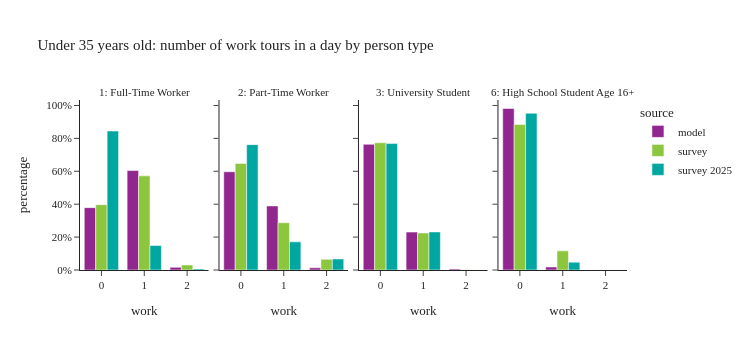

Source (notebook cell):
### Code cell
plot_work_tour_ptype(per_data[(per_data['ptype'].isin(worker_ptype)) & (per_data['age']<=35)],"Under 35 years old: number of work tours in a day by person type")

### Figure 1 — Plotly figure (JSON) as saved in the notebook; plotly's stock layout.template omitted (floating-point values rounded to 4 significant figures)
{"data": [{"alignmentgroup": "True", "customdata": [[264668], [422173], [11504]], "hovertemplate": "source=model<br>ptype_label=1: Full-Time Worker<br>work=%{x}<br>percentage=%{y}<br>sample_size=%{customdata[0]}<extra></extra>", "legendgroup": "model", "marker": {"color": "#91268F", "pattern": {"shape": ""}}, "name": "model", "offsetgroup": "model", "orientation": "v", "showlegend": true, "textposition": "auto", "type": "bar", "x": [0.0, 1.0, 2.0], "xaxis": "x", "y": [0.379, 0.6045, 0.01647], "yaxis": "y"}, {"alignmentgroup": "True", "customdata": [[72649], [47357], [1650]], "hovertemplate": "source=model<br>ptype_label=2: Part-Time Worker<br>work=%{x}<br>percentage=%{y}<br>sample_size=%{customdata[0]}<extra></extra>", "legendgroup": "model", "marker": {"color": "#91268F", "pattern": {"shape": ""}}, "name": "model", "offsetgroup": "model", "orientation": "v", "showlegend": false, "textposition": "auto", "type": "bar", "x": [0.0, 1.0, 2.0], "xaxis": "x2", "y": [0.5972, 0.3893, 0.01356], "yaxis": "y2"}, {"alignmentgroup": "True", "customdata": [[103171], [31097], [795]], "hovertemplate": "source=model<br>ptype_label=3: University Student<br>work=%{x}<br>percentage=%{y}<br>sample_size=%{customdata[0]}<extra></extra>", "legendgroup": "model", "marker": {"color": "#91268F", "pattern": {"shape": ""}}, "name": "model", "offsetgroup": "model", "orientation": "v", "showlegend": false, "textposition": "auto", "type": "bar", "x": [0.0, 1.0, 2.0], "xaxis": "x3", "y": [0.7639, 0.2302, 0.005886], "yaxis": "y3"}, {"alignmentgroup": "True", "customdata": [[125186], [2349]], "hovertemplate": "source=model<br>ptype_label=6: High School Student Age 16+<br>work=%{x}<br>percentage=%{y}<br>sample_size=%{customdata[0]}<extra></extra>", "legendgroup": "model", "marker": {"color": "#91268F", "pattern": {"shape": ""}}, "name": "model", "offsetgroup": "model", "orientation": "v", "showlegend": false, "textposition": "auto", "type": "bar", "x": [0.0, 1.0], "xaxis": "x4", "y": [0.9816, 0.01842], "yaxis": "y4"}, {"alignmentgroup": "True", "customdata": [[614], [577], [17]], "hovertemplate": "source=survey<br>ptype_label=1: Full-Time Worker<br>work=%{x}<br>percentage=%{y}<br>sample_size=%{customdata[0]}<extra></extra>", "legendgroup": "survey", "marker": {"color": "#8CC63E", "pattern": {"shape": ""}}, "name": "survey", "offsetgroup": "survey", "orientation": "v", "showlegend": true, "textposition": "auto", "type": "bar", "x": [0.0, 1.0, 2.0], "xaxis": "x", "y": [0.3973, 0.5722, 0.03057], "yaxis": "y"}, {"alignmentgroup": "True", "customdata": [[138], [56], [4]], "hovertemplate": "source=survey<br>ptype_label=2: Part-Time Worker<br>work=%{x}<br>percentage=%{y}<br>sample_size=%{customdata[0]}<extra></extra>", "legendgroup": "survey", "marker": {"color": "#8CC63E", "pattern": {"shape": ""}}, "name": "survey", "offsetgroup": "survey", "orientation": "v", "showlegend": false, "textposition": "auto", "type": "bar", "x": [0.0, 1.0, 2.0], "xaxis": "x2", "y": [0.6479, 0.2873, 0.06485], "yaxis": "y2"}, {"alignmentgroup": "True", "customdata": [[227], [53], [1]], "hovertemplate": "source=survey<br>ptype_label=3: University Student<br>work=%{x}<br>percentage=%{y}<br>sample_size=%{customdata[0]}<extra></extra>", "legendgroup": "survey", "marker": {"color": "#8CC63E", "pattern": {"shape": ""}}, "name": "survey", "offsetgroup": "survey", "orientation": "v", "showlegend": false, "textposition": "auto", "type": "bar", "x": [0.0, 1.0, 2.0], "xaxis": "x3", "y": [0.7737, 0.2249, 0.001385], "yaxis": "y3"}, {"alignmentgroup": "True", "customdata": [[86], [5]], "hovertemplate": "source=survey<br>ptype_label=6: High School Student Age 16+<br>work=%{x}<br>percentage=%{y}<br>sample_size=%{customdata[0]}<extra></extra>", "legendgroup": "survey", "marker": {"color": "#8CC63E", "pattern": {"shape": ""}}, "name": "survey", "offsetgroup": "survey", "orientation": "v", "showlegend": false, "textposition": "auto", "type": "bar", "x": [0.0, 1.0], "xaxis": "x4", "y": [0.8838, 0.1162], "yaxis": "y4"}, {"alignmentgroup": "True", "customdata": [[422], [110], [3]], "hovertemplate": "source=survey 2025<br>ptype_label=1: Full-Time Worker<br>work=%{x}<br>percentage=%{y}<br>sample_size=%{customdata[0]}<extra></extra>", "legendgroup": "survey 2025", "marker": {"color": "#00A7A0", "pattern": {"shape": ""}}, "name": "survey 2025", "offsetgroup": "survey 2025", "orientation": "v", "showlegend": true, "textposition": "auto", "type": "bar", "x": [0.0, 1.0, 2.0], "xaxis": "x", "y": [0.8447, 0.1486, 0.006796], "yaxis": "y"}, {"alignmentgroup": "True", "customdata": [[77], [21], [1]], "hovertemplate": "source=survey 2025<br>ptype_label=2: Part-Time Worker<br>work=%{x}<br>percentage=%{y}<br>sample_size=%{customdata[0]}<extra></extra>", "legendgroup": "survey 2025", "marker": {"color": "#00A7A0", "pattern": {"shape": ""}}, "name": "survey 2025", "offsetgroup": "survey 2025", "orientation": "v", "showlegend": false, "textposition": "auto", "type": "bar", "x": [0.0, 1.0, 2.0], "xaxis": "x2", "y": [0.762, 0.171, 0.06704], "yaxis": "y2"}, {"alignmentgroup": "True", "customdata": [[91], [13]], "hovertemplate": "source=survey 2025<br>ptype_label=3: University Student<br>work=%{x}<br>percentage=%{y}<br>sample_size=%{customdata[0]}<extra></extra>", "legendgroup": "survey 2025", "marker": {"color": "#00A7A0", "pattern": {"shape": ""}}, "name": "survey 2025", "offsetgroup": "survey 2025", "orientation": "v", "showlegend": false, "textposition": "auto", "type": "bar", "x": [0.0, 1.0], "xaxis": "x3", "y": [0.7685, 0.2315], "yaxis": "y3"}, {"alignmentgroup": "True", "customdata": [[69], [2]], "hovertemplate": "source=survey 2025<br>ptype_label=6: High School Student Age 16+<br>work=%{x}<br>percentage=%{y}<br>sample_size=%{customdata[0]}<extra></extra>", "legendgroup": "survey 2025", "marker": {"color": "#00A7A0", "pattern": {"shape": ""}}, "name": "survey 2025", "offsetgroup": "survey 2025", "orientation": "v", "showlegend": false, "textposition": "auto", "type": "bar", "x": [0.0, 1.0], "xaxis": "x4", "y": [0.9526, 0.04737], "yaxis": "y4"}], "layout": {"annotations": [{"font": {}, "showarrow": false, "text": "1: Full-Time Worker", "x": 0.1175, "xanchor": "center", "xref": "paper", "y": 1.0, "yanchor": "bottom", "yref": "paper"}, {"font": {}, "showarrow": false, "text": "2: Part-Time Worker", "x": 0.3725, "xanchor": "center", "xref": "paper", "y": 1.0, "yanchor": "bottom", "yref": "paper"}, {"font": {}, "showarrow": false, "text": "3: University Student", "x": 0.6275, "xanchor": "center", "xref": "paper", "y": 1.0, "yanchor": "bottom", "yref": "paper"}, {"font": {}, "showarrow": false, "text": "6: High School Student Age 16+", "x": 0.8825, "xanchor": "center", "xref": "paper", "y": 1.0, "yanchor": "bottom", "yref": "paper"}], "barmode": "group", "height": 350, "legend": {"title": {"text": "source"}, "tracegroupgap": 0}, "title": {"text": "Under 35 years old: number of work tours in a day by person type"}, "width": 750, "xaxis": {"anchor": "y", "domain": [0.0, 0.235], "title": {"text": "work"}}, "xaxis2": {"anchor": "y2", "domain": [0.255, 0.49], "matches": "x", "title": {"text": "work"}}, "xaxis3": {"anchor": "y3", "domain": [0.51, 0.745], "matches": "x", "title": {"text": "work"}}, "xaxis4": {"anchor": "y4", "domain": [0.765, 1.0], "matches": "x", "title": {"text": "work"}}, "yaxis": {"anchor": "x", "domain": [0.0, 1.0], "tickformat": ".0%", "title": {"text": "percentage"}}, "yaxis2": {"anchor": "x2", "domain": [0.0, 1.0], "matches": "y", "showticklabels": false, "tickformat": ".0%"}, "yaxis3": {"anchor": "x3", "domain": [0.0, 1.0], "matches": "y", "showticklabels": false}, "yaxis4": {"anchor": "x4", "domain": [0.0, 1.0], "matches": "y", "showticklabels": false}}}
